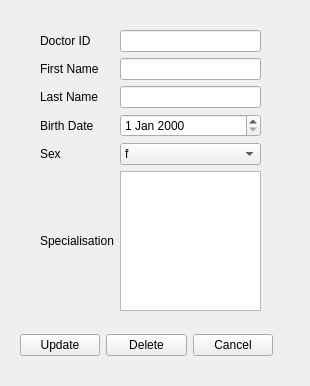
<?xml version="1.0" encoding="UTF-8"?>
<ui version="4.0">
 <class>DoctorEditForm</class>
 <widget class="QWidget" name="DoctorEditForm">
  <property name="geometry">
   <rect>
    <x>0</x>
    <y>0</y>
    <width>310</width>
    <height>386</height>
   </rect>
  </property>
  <property name="windowTitle">
   <string>Form</string>
  </property>
  <widget class="QWidget" name="gridLayoutWidget">
   <property name="geometry">
    <rect>
     <x>40</x>
     <y>30</y>
     <width>221</width>
     <height>281</height>
    </rect>
   </property>
   <layout class="QGridLayout" name="gridLayout">
    <item row="5" column="0">
     <widget class="QLabel" name="label_5">
      <property name="text">
       <string>Specialisation</string>
      </property>
     </widget>
    </item>
    <item row="3" column="1">
     <widget class="QDateEdit" name="doctor_dateEdit"/>
    </item>
    <item row="4" column="1">
     <widget class="QComboBox" name="doctor_sex_edit">
      <item>
       <property name="text">
        <string>f</string>
       </property>
      </item>
      <item>
       <property name="text">
        <string>m</string>
       </property>
      </item>
     </widget>
    </item>
    <item row="1" column="1">
     <widget class="QLineEdit" name="doctor_first_name_edit"/>
    </item>
    <item row="2" column="0">
     <widget class="QLabel" name="label_2">
      <property name="text">
       <string>Last Name</string>
      </property>
     </widget>
    </item>
    <item row="0" column="1">
     <widget class="QLineEdit" name="doctor_id_data">
      <property name="font">
       <font>
        <weight>75</weight>
        <bold>true</bold>
       </font>
      </property>
      <property name="readOnly">
       <bool>true</bool>
      </property>
     </widget>
    </item>
    <item row="4" column="0">
     <widget class="QLabel" name="label_4">
      <property name="text">
       <string>Sex</string>
      </property>
     </widget>
    </item>
    <item row="2" column="1">
     <widget class="QLineEdit" name="doctor_last_name_edit"/>
    </item>
    <item row="3" column="0">
     <widget class="QLabel" name="label_3">
      <property name="text">
       <string>Birth Date</string>
      </property>
     </widget>
    </item>
    <item row="1" column="0">
     <widget class="QLabel" name="label">
      <property name="text">
       <string>First Name</string>
      </property>
     </widget>
    </item>
    <item row="0" column="0">
     <widget class="QLabel" name="label_6">
      <property name="text">
       <string>Doctor ID</string>
      </property>
     </widget>
    </item>
    <item row="5" column="1">
     <widget class="QTextEdit" name="spec_edit"/>
    </item>
   </layout>
  </widget>
  <widget class="QWidget" name="gridLayoutWidget_2">
   <property name="geometry">
    <rect>
     <x>20</x>
     <y>320</y>
     <width>253</width>
     <height>51</height>
    </rect>
   </property>
   <layout class="QGridLayout" name="gridLayout_2">
    <item row="0" column="1">
     <widget class="QPushButton" name="delete_button">
      <property name="text">
       <string>Delete</string>
      </property>
     </widget>
    </item>
    <item row="0" column="2">
     <widget class="QPushButton" name="cancell_button">
      <property name="text">
       <string>Cancel</string>
      </property>
     </widget>
    </item>
    <item row="0" column="0">
     <widget class="QPushButton" name="update_button">
      <property name="text">
       <string>Update</string>
      </property>
     </widget>
    </item>
   </layout>
  </widget>
 </widget>
 <resources/>
 <connections/>
</ui>
